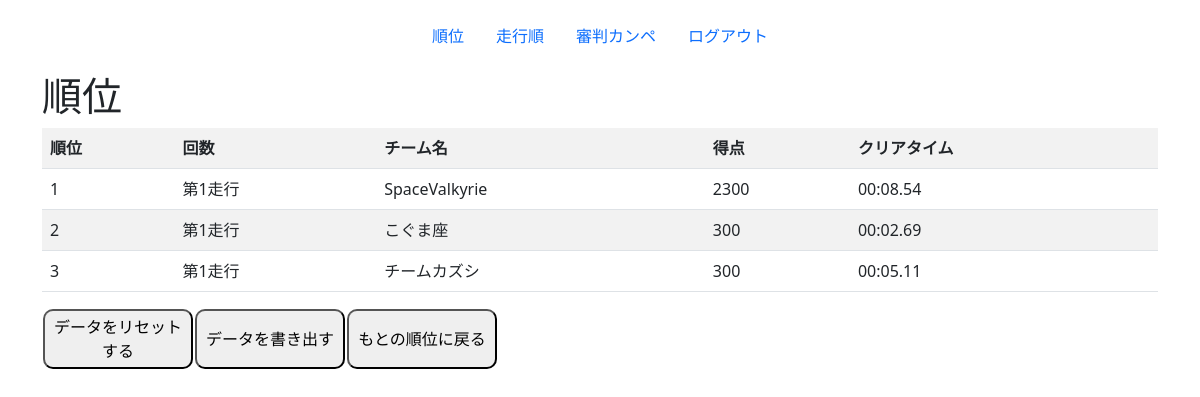
The app's page /rank2 (signed in), older data.
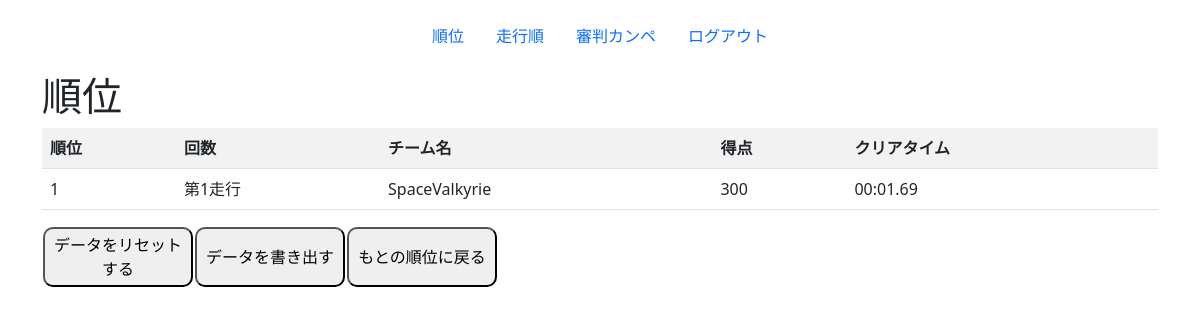
The same page, newer data.
### score/models.py (models this page shows, shortened)
class Score(models.Model):
  run = models.OneToOneField("score.Run",on_delete=models.CASCADE,unique=True,null=True)
  m1_score = models.IntegerField(default=0,blank=False)
  m2_score = models.IntegerField(default=0,blank=False)
  m2h_score = models.IntegerField(default=0,blank=False)
  m3_score = models.IntegerField(default=0,blank=False)
  m3h_score = models.IntegerField(default=0,blank=False)
  m4_score = models.IntegerField(default=0,blank=False)
  m4h_score = models.IntegerField(default=0,blank=False)
  m5_score = models.IntegerField(default=0,blank=False)
  m6_score = models.IntegerField(default=0,blank=False)
  m6h_score = models.IntegerField(default=0,blank=False)
  m7_score = models.IntegerField(default=0,blank=False)
  bonus1_score = models.IntegerField(default=0,blank=False)
  bonus2_score = models.IntegerField(default=0,blank=False)
  total = models.IntegerField(default=0,blank=False)

class Run(models.Model):
  order = models.IntegerField(blank=False,null=False,unique=True, primary_key=True)
  team = models.CharField( max_length=50,blank=False,choices=TeamChoices.choices)
  run = models.CharField(max_length=50,blank=False,choices=RunChoices.choices)
  status = models.CharField(max_length=50,blank=False,choices=StatusChoices.choices)
  rank = models.IntegerField(blank=True,null=True)

class Count(models.Model):
  CountChoices = [
        (0,0),
        (1,1),
        (2,2),
        (3,3)
  ]
  run = models.OneToOneField("score.Run", on_delete=models.CASCADE,blank=True,unique=True,null=True)
  m1_count = models.IntegerField(default=0,choices=CountChoices,blank=False)
  m2_count =  models.IntegerField(default=0,choices=CountChoices,blank=False)
  m2h_count = models.IntegerField(default=0,choices=CountChoices,blank=False)
  m3_count = models.IntegerField(default=0,choices=CountChoices,blank=False)
  m3h_count = models.IntegerField(default=0,choices=CountChoices,blank=False)
  m4_count = models.IntegerField(default=0,choices=CountChoices,blank=False)
  m4h_count = models.IntegerField(default=0,choices=CountChoices,blank=False)
  m5_count = models.BooleanField(default=False)
  m6_count = models.IntegerField(default=0,choices=CountChoices,blank=False)
  m6h_count = models.IntegerField(default=0,choices=CountChoices,blank=False)
  m7_count = models.BooleanField(default=False)
  bonus1_count = models.IntegerField(default=0,choices=CountChoices,blank=False)
  bonus2_count = models.BooleanField(default=False)
  perfect = models.BooleanField(default=False)
  clear_time = models.CharField(max_length=8,default="00:00:00")
  sign = models.ImageField(upload_to='media',blank=True,null=True)

### score/views.py (the view)
# urls.py: path('rank2',views.Rank2.as_view(),name='rank2'),
class Rank2(TemplateView):
  Model = Run
  template_name = 'score/rank2.html'
  def get_context_data(self, **kwargs):
    rank_list = self.remove_double()
    context = super().get_context_data(**kwargs)
    context.update({
      'rank_list':rank_list,
    })
    return context
  def remove_double(self, **kwargs):
    teams = Run.objects.all()
    d_TEAMS =[]
    TEAMS =[]
    for i in teams:
      d_TEAMS.append(i.team)
    TEAMS = set(d_TEAMS)
    rank_list =[]
    scores = Score.objects.select_related("run").order_by("-total","run__count__clear_time")
    for team_name in TEAMS:
      team = scores.filter(run__team=team_name)
      if team.count() == 0:
        continue
      elif team.count() == 1:
        rank_list.append([team[0],team[0].total,team[0].run.count.clear_time])
      elif team.count() == 2:
        if team[0].total >= team[1].total:
          rank_list.append([team[0],team[0].total,team[0].run.count.clear_time])
        else:
          rank_list.append([team[1],team[1].total,team[1].run.count.clear_time])
    sorted_data = sorted(rank_list,key=itemgetter(1), reverse=True)
    sorted(sorted_data,key=itemgetter(2))
    return sorted_data

### score/templates/score/rank2.html (shortened to what this page needs)
<!DOCTYPE html>
{% extends 'base.html' %}
{% load static %}
{% load widget_tweaks %}
{% block contents %}
{% include 'header.html' %}
<div class="container">
  <h1>順位</h1>
<table class ="table table-hover table table-striped" >
  <tr>
    <th>順位</th>
    <th>回数</th>
    <th>チーム名</th>
    <th>得点</th>
    <th>クリアタイム</th>
  </tr>
  {% for item in rank_list  %}
  <tr>
    <td>
      {{forloop.counter}}
    </td>
    <td>
      {{item.0.run.run}}
    </td>
    <td>
      {{item.0.run.team}}
    </td>
    <td>
      {{item.1}}
    </td>
    <td>
      {{item.2}}
    </td>
  </tr>
  {% endfor %}
</table>
<table>
  <tr>
    {% if request.user.is_authenticated %}
    <td>
      <form action="{% url 'reset_data' %}" method="GET">
        <button type="submit" style ="width:150px; height:60px; border-radius:10px;">データをリセットする</button>
      </form>
    </td>
    <td>
      <form action="{% url 'export_data_all' %}" method="GET">
        <button type="submit" style ="width:150px; height:60px; border-radius:10px;">データを書き出す</button>
      </form>
    </td>
    {% endif %}
    <td>
      <form action="{% url 'rank' %}" method="GET">
        <button type="submit" style ="width:150px; height:60px; border-radius:10px;">もとの順位に戻る</button>
      </form>
    </td>
  </tr>
</table>
</div>
{% endblock %}

Row changes from the older to the newer data that the page shows:
removed Score: run.run "第1走行", run.team "SpaceValkyrie", total "2300", clear_time "00:08.54"
removed Score: run.run "第1走行", run.team "こぐま座", item "300", clear_time "00:02.69"
removed Score: run.run "第1走行", run.team "チームカズシ", item "300", clear_time "00:05.11"
added Score: run.run "第1走行", run.team "SpaceValkyrie", item "300", clear_time "00:01.69"
